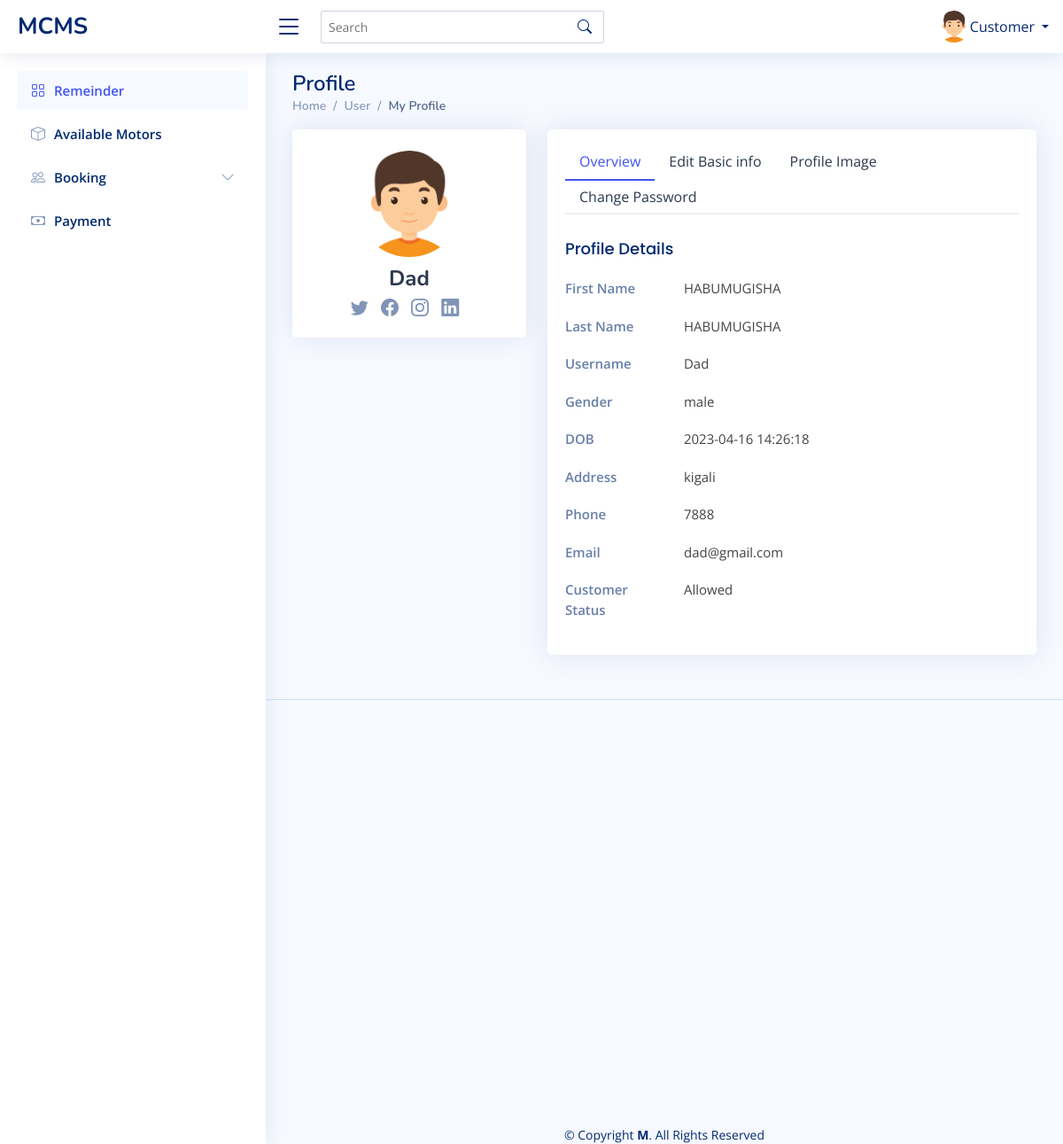
Page /Dashboard/Customer/edit_profile.php (signed in) on the committed database.
### tables this page shows
CREATE TABLE `customer` (
  `c_id` int(11) NOT NULL,
  `fname` varchar(250) NOT NULL,
  `lname` varchar(225) NOT NULL,
  `customername` varchar(100) NOT NULL,
  `email` varchar(100) NOT NULL,
  `telephone` int(11) NOT NULL,
  `address` varchar(100) NOT NULL,
  `gender` varchar(200) NOT NULL,
  `photo` varchar(250) NOT NULL,
  `password` varchar(250) NOT NULL,
  `status` varchar(250) NOT NULL,
  `dates` timestamp NOT NULL DEFAULT current_timestamp() ON UPDATE current_timestamp()
);

### Dashboard/Customer/edit_profile.php (the view, shortened to what this page needs)
<?php
     include 'navbar.php';
     $id =$_SESSION['c_id'];
     $fetch = mysqli_query($conn,"select * from customer where c_id='$id'");
     if($row = mysqli_fetch_array($fetch))
     {
      echo' <main id="main" class="main">
      <div class="pagetitle">
        <h1>Profile</h1>
        <nav>
          <ol class="breadcrumb">
            <li class="breadcrumb-item"><a href="index.php">Home</a></li>
            <li class="breadcrumb-item">User</li>
            <li class="breadcrumb-item active">My Profile</li>
          </ol>
        </nav>
      </div>
    <section class="section profile">
      <div class="row">
        <div class="col-xl-4">
          <div class="card">
            <div class="card-body profile-card pt-4 d-flex flex-column align-items-center">
              <img src="assets/img/boy.png" alt="Profile" class="rounded-circle">
              <h2>'.$row['customername'].'</h2>
              <div class="social-links mt-2">
                <a href="#" class="twitter"><i class="bi bi-twitter"></i></a>
                <a href="#" class="facebook"><i class="bi bi-facebook"></i></a>
                <a href="#" class="instagram"><i class="bi bi-instagram"></i></a>
                <a href="#" class="linkedin"><i class="bi bi-linkedin"></i></a>
              </div>
            </div>
          </div>
        </div>
        <div class="col-xl-8">
          <div class="card">
            <div class="card-body pt-3">
              <ul class="nav nav-tabs nav-tabs-bordered">
                <li class="nav-item">
                  <button class="nav-link active" data-bs-toggle="tab" data-bs-target="#profile-overview">Overview</button>
                </li>
                <li class="nav-item">
                  <button class="nav-link" data-bs-toggle="tab" data-bs-target="#profile-edit">Edit Basic info</button>
                </li>
                <li class="nav-item">
                  <button class="nav-link" data-bs-toggle="tab" data-bs-target="#profile-settings">Profile Image</button>
                </li>
                <li class="nav-item">
                  <button class="nav-link" data-bs-toggle="tab" data-bs-target="#profile-change-password">Change Password</button>
                </li>
              </ul>
              <div class="tab-content pt-2">
                <div class="tab-pane fade show active profile-overview" id="profile-overview">
                  <h5 class="card-title">Profile Details</h5>
                  <div class="row">
                    <div class="col-lg-3 col-md-4 label ">First Name</div>
                    <div class="col-lg-9 col-md-8">'.$row['fname'].'</div>
                  </div>
                  <div class="row">
                    <div class="col-lg-3 col-md-4 label ">Last Name</div>
                    <div class="col-lg-9 col-md-8">'.$row['lname'].'</div>
                  </div>
                  <div class="row">
                    <div class="col-lg-3 col-md-4 label ">Username</div>
                    <div class="col-lg-9 col-md-8">'.$row['customername'].'</div>
                  </div>
                  <div class="row">
                    <div class="col-lg-3 col-md-4 label">Gender</div>
                    <div class="col-lg-9 col-md-8">'.$row['gender'].'</div>
                  </div>
                  <div class="row">
                    <div class="col-lg-3 col-md-4 label">DOB</div>
                    <div class="col-lg-9 col-md-8">'.$row['dates'].'</div>
                  </div>
                  <div class="row">
                    <div class="col-lg-3 col-md-4 label">Address</div>
                    <div class="col-lg-9 col-md-8">'.$row['address'].'</div>
                  </div>
                  <div class="row">
                    <div class="col-lg-3 col-md-4 label">Phone</div>
                    <div class="col-lg-9 col-md-8">'.$row['telephone'].'</div>
                  </div>
                  <div class="row">
                    <div class="col-lg-3 col-md-4 label">Email</div>
                    <div class="col-lg-9 col-md-8">'.$row['email'].'</div>
                  </div>
                    <div class="row">
                    <div class="col-lg-3 col-md-4 label">Customer Status</div>
                    <div class="col-lg-9 col-md-8">'.$row['status'].'</div>
                    </div>
                </div>';
               echo ' <div class="tab-pane fade pt-3" id="profile-change-password">
                <form class="" action = "edit_profile.php" method = "POST">
                  <div class="row mb-3">
                    <label for="currentPassword" class="col-md-4 col-lg-3 col-form-label">Current Password</label>
                    <div class="col-md-8 col-lg-9">
                      <input name="old_pass" type="password" class="form-control" id="currentPassword">
                    </div>
                  </div>
                  <div class="row mb-3">
                    <label for="newPassword" class="col-md-4 col-lg-3 col-form-label">New Password</label>
                    <div class="col-md-8 col-lg-9">
                      <input name="new_pass" type="password" class="form-control" id="newPassword">
                    </div>
                  </div>
                  <div class="row mb-3">
                    <label for="renewPassword" class="col-md-4 col-lg-3 col-form-label">Re-enter New Password</label>
                    <div class="col-md-8 col-lg-9">
                      <input name="confirm_pass" type="password" class="form-control" id="renewPassword">
                    </div>
                  </div>
                  <div class="text-center">
                    <button type="submit" name="change" class="btn btn-primary">Change Password</button>
                  </div>
                </form>
              </div>
                </div>
              </div>
            </div>
          </div>
        </div>
      </div>
    </section>';
      ?>
            <?php
  }
?>
  </main>
  <?php
      include "../footer.php"
   ?>

### Dashboard/Customer/assets/css/style.css (style rules this page uses)
:root { scroll-behavior: smooth; }
body { font-family: "Open Sans", sans-serif; background: #f6f9ff; color: #444444; }
a { color: #4154f1; text-decoration: none; }
h1, h2, h3, h4, h5, h6 { font-family: "Nunito", sans-serif; }
#main { margin-top: 60px; padding: 20px 30px; transition: all 0.3s; }
.pagetitle { margin-bottom: 10px; }
.pagetitle h1 { font-size: 24px; margin-bottom: 0; font-weight: 600; color: #012970; }
.card { margin-bottom: 30px; border: none; border-radius: 5px; box-shadow: 0px 0 30px rgba(1, 41, 112, 0.1); }
.card-title { padding: 20px 0 15px 0; font-size: 18px; font-weight: 500; color: #012970; font-family: "Poppins", sans-serif; }
.card-body { padding: 0 20px 20px 20px; }
.breadcrumb { font-size: 14px; font-family: "Nunito", sans-serif; color: #899bbd; font-weight: 600; }
.breadcrumb a { color: #899bbd; transition: 0.3s; }
.breadcrumb .breadcrumb-item::before { color: #899bbd; }
.breadcrumb .active { color: #51678f; font-weight: 600; }
.nav-tabs-bordered { border-bottom: 2px solid #ebeef4; }
.nav-tabs-bordered .nav-link { margin-bottom: -2px; border: none; color: #2c384e; }
.nav-tabs-bordered .nav-link.active { background-color: #fff; color: #4154f1; border-bottom: 2px solid #4154f1; }
@media (min-width: 1200px) { #main, #footer { margin-left: 300px; } }
.profile .profile-card img { max-width: 120px; }
.profile .profile-card h2 { font-size: 24px; font-weight: 700; color: #2c384e; margin: 10px 0 0 0; }
.profile .profile-card .social-links a { font-size: 20px; display: inline-block; color: rgba(1, 41, 112, 0.5); line-height: 0; margin-right: 10px; transition: 0.3s; }
.profile .profile-overview .row { margin-bottom: 20px; font-size: 15px; }
.profile .profile-overview .card-title { color: #012970; }
.profile .profile-overview .label { font-weight: 600; color: rgba(1, 41, 112, 0.6); }

### rows in the picture
customer: customername "Dad", fname "HABUMUGISHA", lname "HABUMUGISHA", gender "male", dates "2023-04-16 14:26:18", address "kigali", telephone "7888", email "dad@gmail.com", status "Allowed"

### other values in the picture
$_SESSION['account_type'] "Customer"
